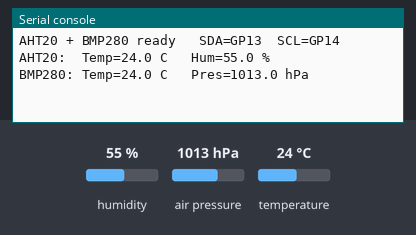
A program run on a simulated ESP32 board running MicroPython. Shown: the last lines printed to the serial console. Inputs (shaded band) come from the test bench; at power-on: humidity 55 %, air pressure 1013 hPa, temperature 24 °C.

Above: at 1.2 s.
1.3 s: humidity set to 22 %
At 2.6 s:
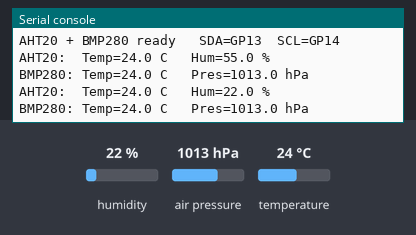
2.8 s: air pressure set to 952 hPa
4.3 s: temperature set to 12 °C
At 5.3 s:
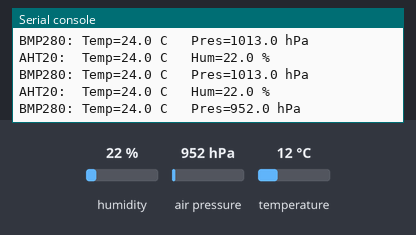

The program:

Lesson15.py
```python
import os, sys, io
from machine import Pin, I2C
import time

# AHT20 + BMP280 via I2C
# Wiring:
#   SDA  -> GP13
#   SCL  -> GP14
#   VCC  -> 3.3 V
#   GND  -> GND
#
# AHT20  I2C addr 0x38
#   Temperature : -40 to 85 C   +/-0.3 C   resolution 0.01 C
#   Humidity    :   0 to 100 %  +/-2 %     resolution 0.024 %
#
# BMP280 I2C addr 0x76 (SDO=GND) or 0x77 (SDO=3.3V)
#   Temperature : -40 to 85 C   +/-1 C
#   Pressure    : 300 to 1100 hPa  +/-1 hPa

_i2c = I2C(0, sda=Pin(13), scl=Pin(14), freq=400000)
_AHT20_ADDR = 0x38
_BMP280_ADDR = 0x77
_bmp280_cal = None


def _u16(b, i):
    return b[i] | (b[i + 1] << 8)


def _s16(b, i):
    v = _u16(b, i)
    return v - 65536 if v > 32767 else v


def _aht20_init():
    _i2c.writeto(_AHT20_ADDR, bytes([0xBE, 0x08, 0x00]))
    time.sleep_ms(20)


def _aht20_read():
    _i2c.writeto(_AHT20_ADDR, bytes([0xAC, 0x33, 0x00]))
    time.sleep_ms(80)
    d = _i2c.readfrom(_AHT20_ADDR, 6)
    rh = (d[1] << 12) | (d[2] << 4) | (d[3] >> 4)
    rt = ((d[3] & 0x0F) << 16) | (d[4] << 8) | d[5]
    temp = round(rt / 1048576.0 * 200.0 - 50.0, 1)
    hum = round(rh / 1048576.0 * 100.0, 1)
    return temp, hum


def _bmp280_init():
    # osrs_t=2, osrs_p=5, mode=3 (normal)
    _i2c.writeto_mem(_BMP280_ADDR, 0xF4, bytes([0xB7]))
    time.sleep_ms(10)


def _bmp280_read_cal():
    c = _i2c.readfrom_mem(_BMP280_ADDR, 0x88, 24)
    return (
        _u16(c, 0), _s16(c, 2), _s16(c, 4),
        _u16(c, 6), _s16(c, 8), _s16(c, 10),
        _s16(c, 12), _s16(c, 14), _s16(c, 16),
        _u16(c, 18), _s16(c, 20), _s16(c, 22),
    )


def _bmp280_read(cal):
    r = _i2c.readfrom_mem(_BMP280_ADDR, 0xF7, 6)
    adc_p = (r[0] << 12) | (r[1] << 4) | (r[2] >> 4)
    adc_t = (r[3] << 12) | (r[4] << 4) | (r[5] >> 4)
    v1 = (adc_t / 16384.0 - cal[0] / 1024.0) * cal[1]
    v2 = ((adc_t / 131072.0 - cal[0] / 8192.0) ** 2) * cal[2]
    tf = v1 + v2
    temp = round(tf / 5120.0, 1)
    v1 = tf / 2.0 - 64000.0
    v2 = v1 * v1 * cal[8] / 32768.0 + v1 * cal[7] * 2.0
    v2 = v2 / 4.0 + cal[6] * 65536.0
    v1 = (cal[5] * v1 * v1 / 524288.0 + cal[4] * v1) / 524288.0
    v1 = (1.0 + v1 / 32768.0) * cal[3]
    if v1 == 0:
        return temp, 0.0
    p = 1048576.0 - adc_p
    p = (p - v2 / 4096.0) * 6250.0 / v1
    v1 = cal[11] * p * p / 2147483648.0
    v2 = p * cal[10] / 32768.0
    pres = round((p + (v1 + v2 + cal[9]) / 16.0) / 100.0, 1)
    return temp, pres


def setup():
    global _bmp280_cal
    _aht20_init()
    _bmp280_init()
    _bmp280_cal = _bmp280_read_cal()
    print('AHT20 + BMP280 ready   SDA=GP13  SCL=GP14')


def loop():
    temp_a, hum = _aht20_read()
    temp_b, pres = _bmp280_read(_bmp280_cal)
    print('AHT20:  Temp=' + str(temp_a) + ' C   Hum=' + str(hum) + ' %')
    print('BMP280: Temp=' + str(temp_b) + ' C   Pres=' + str(pres) + ' hPa')
    time.sleep_ms(2000)


if __name__ == '__main__':
    try:
        setup()
        while True:
            loop()
    except (Exception, KeyboardInterrupt) as e:
        print(e)
```

Measured:
- after the input at 1.3 s, the serial console: prints a new line after 0.89 s (image 1)
